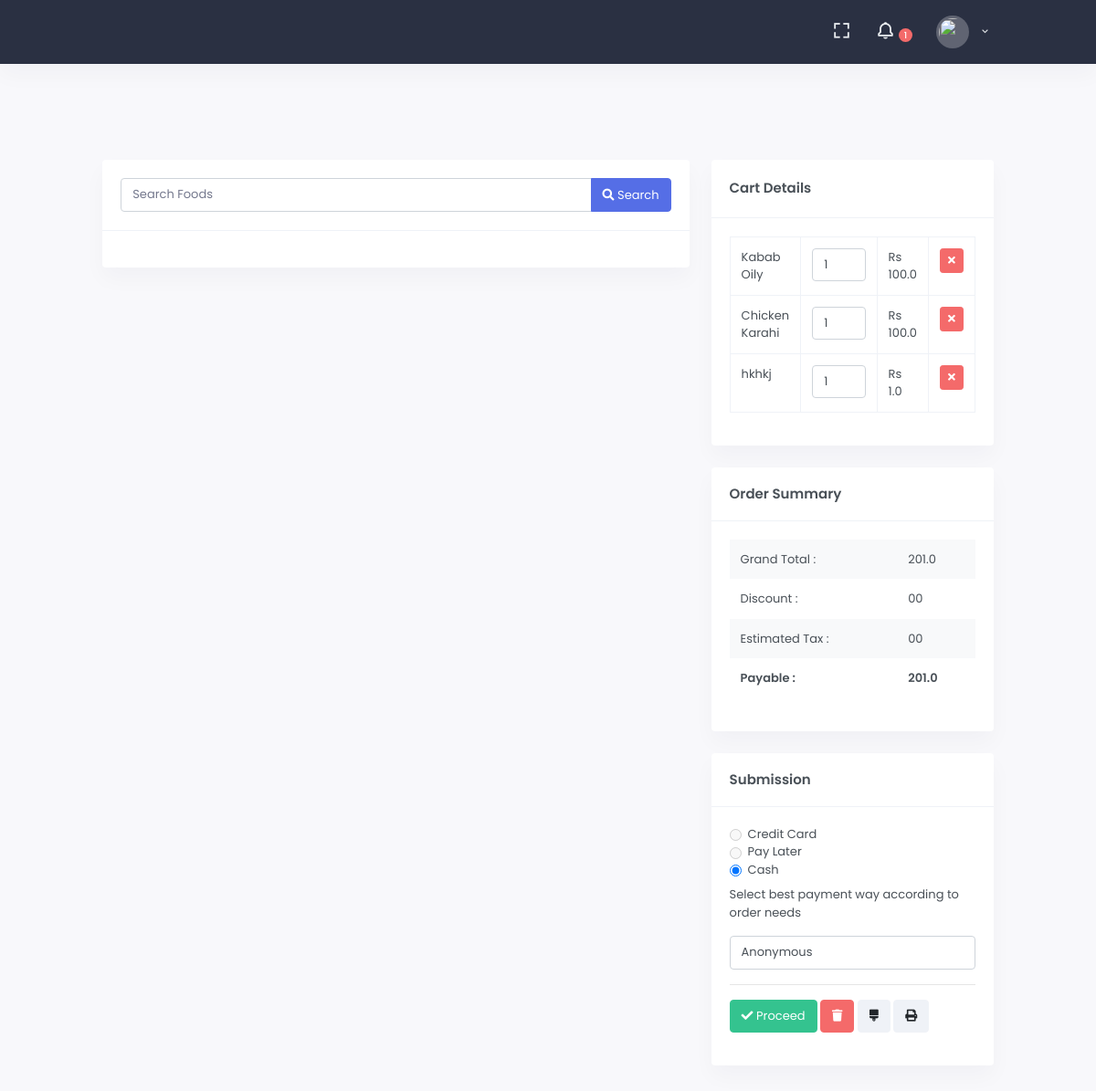
The page /admins/order/update/66/ on the database its author committed.
### src/admins/models.py (models this page shows, shortened)
class Cart(models.Model):
    product = models.ForeignKey(Product, on_delete=models.CASCADE,  related_name='orders')
    order = models.ForeignKey(Order, on_delete=models.CASCADE, related_name='products')
    quantity = models.PositiveIntegerField()
    def __str__(self):
        return self.product.name
    class Meta:
        ordering = ('-pk',)

class Product(models.Model):
    name = models.CharField(max_length=255)
    desc = models.TextField(null=True, blank=True, default='Description not provided yet')
    image = ResizedImageField(
        upload_to='accounts/images/profiles/', null=True, blank=True, size=[350, 350], quality=75, force_format='PNG',
        help_text='size of logo must be 400*400 and format must be png image file', crop=['middle', 'center']
    )
    price_in = models.FloatField(default=1, help_text="Retail price")
    price_out = models.FloatField(default=1, help_text="Sale Price")
    total_quantity_sold = models.PositiveIntegerField(default=0, blank=True)
    total_sales_amount = models.PositiveIntegerField(default=0, blank=True)
    is_active = models.BooleanField(default=True)
    created_on = models.DateTimeField(auto_now_add=True)
    class Meta:
        ordering = ('-total_quantity_sold',)

class Order(models.Model):
    customer_name = models.CharField(max_length=255, default='Anonymous', blank=True)
    cart = models.ManyToManyField(Product, through='Cart', related_name='cart')
    total = models.FloatField()
    paid = models.FloatField()
    remaining = models.FloatField()
    is_active = models.BooleanField(default=True)
    created_on = models.DateTimeField(auto_now_add=True)
    class Meta:
        ordering = ('-pk',)

### src/admins/views.py (the view)
# urls.py: path('admins/order/update/<int:pk>/', views.OrderUpdateView.as_view(), name='admins_order_update'),
@method_decorator(never_cache, name='dispatch')
class OrderUpdateView(UpdateView):
    model = Order
    form_class = OrderForm
    template_name = 'admins/order_form_update.html'
    def get_context_data(self, **kwargs):
        context = super(OrderUpdateView, self).get_context_data(**kwargs)
        context['carts'] = Cart.objects.filter(order=self.object)
        print(context['carts'])
        return context

### src/admins/forms.py
class OrderForm(forms.ModelForm):
    class Meta:
        model = Order
        fields = ['customer_name', 'total', 'paid', 'remaining', 'is_active', 'cart']

### src/admins/templates/admins/order_form_update.html (shortened to what this page needs)
{% extends 'core/base.html' %}
{% load static %}
{% block content %}
    <div class="row">
        <div class="col-8">
            <div class="card">
                <div class="card-body border-bottom">
                    <div class="form-group mb-0">
                        <div class="input-group">
                            <input type="search" id="pro-search" name="search" placeholder="Search Foods"
                                   class="form-control">
                            <span class="input-group-btn input-group-append">
                                <button class="btn btn-primary" id="pro-search-btn" type="button">
                                    <i class="fa fa-search"></i> Search
                                </button>
                            </span>
                        </div>
                    </div>
                </div>
                <div class="card-body">
                </div>
            </div>
        </div>
        <div class="col-4">
            <div class="card">
                <div class="card-body border-bottom">
                    <p class="card-title mb-0">Cart Details</p>
                </div>
                <div class="card-body">
                    <div class="table-responsive">
                        <table class="table table-bordered" id="cart-rows">
                            {% for cart in carts %}
                                <tr data-id="{{ cart.product.pk }}" data-price="{{ cart.product.price_out }}">
                                    <td>{{ cart.product.name }}</td>
                                    <td width="100"><input class="form-control" data-id="{{ cart.product.pk }}"
                                                           type="number" value="{{ cart.quantity }}" id="quantity"></td>
                                    <td id="price">Rs {{ cart.product.price_out }}</td>
                                    <td>
                                        <button id="btn-remove-itm" data-id="{{ cart.product.pk }}"
                                                class="btn btn-sm btn-danger"><i class="fa fa-times"></i></button>
                                    </td>
                                </tr>
                            {% endfor %}
                        </table>
                    </div>
                </div>
            </div>
            <div class="card">
                <div class="card-body border-bottom">
                    <h4 class="card-title mb-0">Order Summary</h4>
                </div>
                <div class="card-body">
                    <div class="table-responsive table-borderless">
                        <table class="table table-striped">
                            <tbody>
                            <tr>
                                <td>Grand Total :</td>
                                <td id="total">{{ object.total }}</td>
                            </tr>
                            <tr>
                                <td>Discount :</td>
                                <td id="discount">00</td>
                            </tr>
                            <tr>
                                <td>Estimated Tax :</td>
                                <td id="tax">00</td>
                            </tr>
                            <tr>
                                <th>Payable :</th>
                                <th id="payable">{{ object.paid }}</th>
                            </tr>
                            </tbody>
                        </table>
                    </div>
                </div>
            </div>
            <div class="card">
                <div class="card-body border-bottom">
                    <h4 class="card-title mb-0">Submission</h4>
                </div>
                <div class="card-body">
                    <div class="form-check">
                        <input type="radio" class="form-check-input" id="paymentway" name="paymentway" value="CC"
                               disabled>
                        Credit Card <br>
                        <input type="radio" class="form-check-input" id="paymentway" name="paymentway" value="PL"
                               disabled>
                        Pay Later<br>
                        <input type="radio" class="form-check-input" id="paymentway" name="paymentway" value="CA"
                               checked> Cash
                    </div>
                    <p class="mt-2">Select best payment way according to order needs</p>
                    <input placeholder="Customer Name" value="{{ object.customer_name }}" type="text" id="c-id"
                           name="c-id" class="form-control">
                    <hr>
                    <div class="form-group">
                        <button class="btn btn-success" id="process_order"><i class="fa fa-check"></i> Proceed</button>
                        <button class="btn btn-danger" id="delete_order"><i class="fa fa-trash"></i></button>
                        <button class="btn btn-light" id="cancel_order"><i class="fa fa-brush"></i></button>
                        <a href="{% url 'admins_order_invoice' object.pk %}" class="btn btn-light" id="print_order"><i class="fa fa-print"></i></a>
                    </div>
                </div>
            </div>
        </div>
    </div>
{% endblock %}

### rows shown on the page
Cart: product.name "Kabab Oily", quantity "1", product.price_out "100.0"
Cart: product.name "Chicken Karahi", quantity "1", product.price_out "100.0"
Cart: product.name "hkhkj", quantity "1", product.price_out "1.0"
Order: total "201.0", paid "201.0", c-id "Anonymous"
